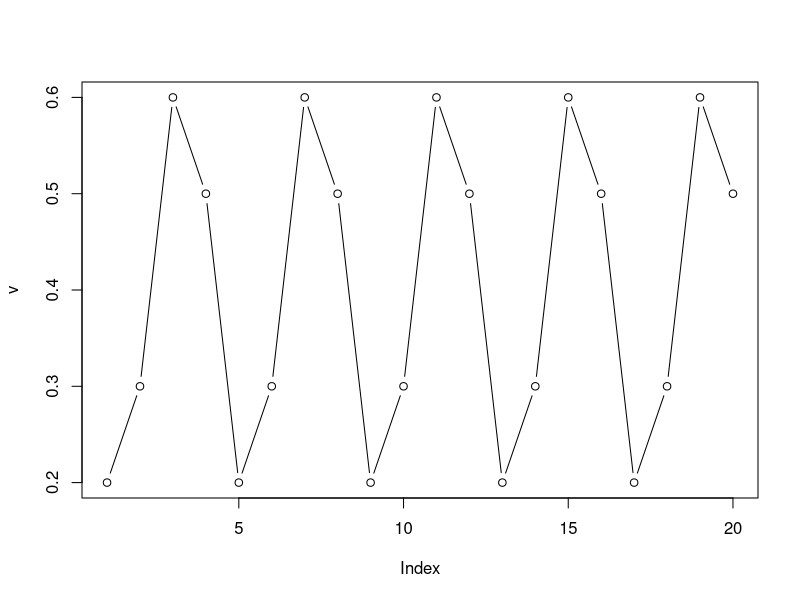
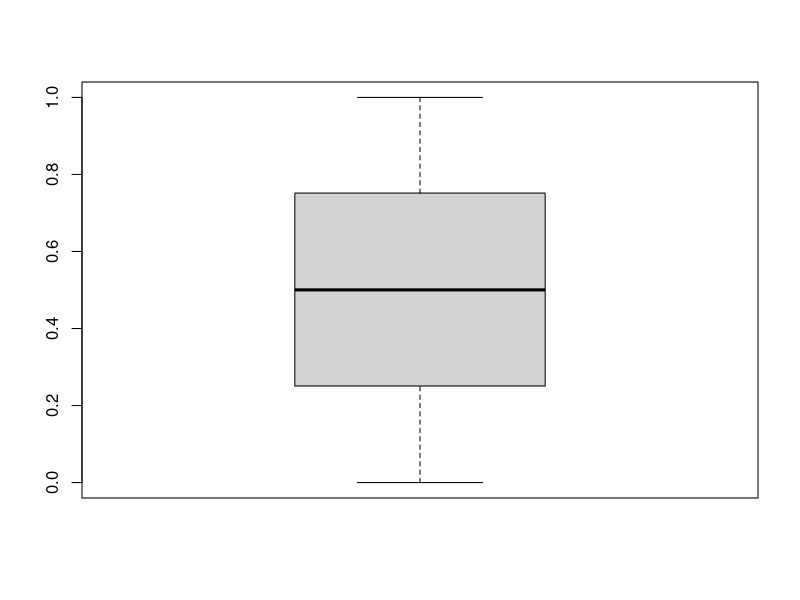
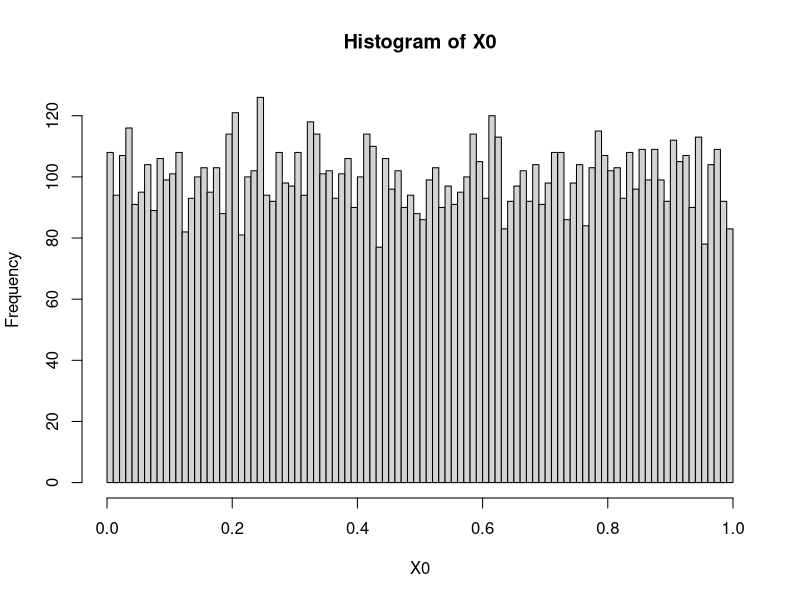
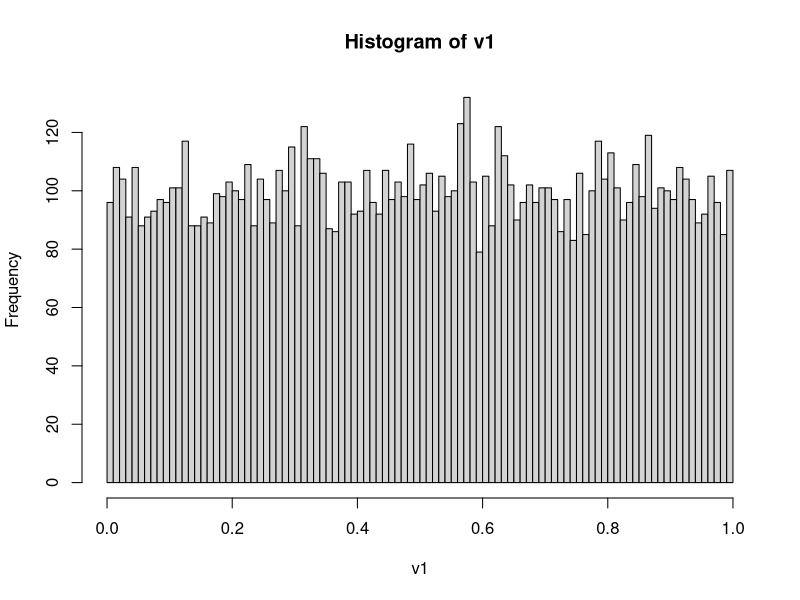
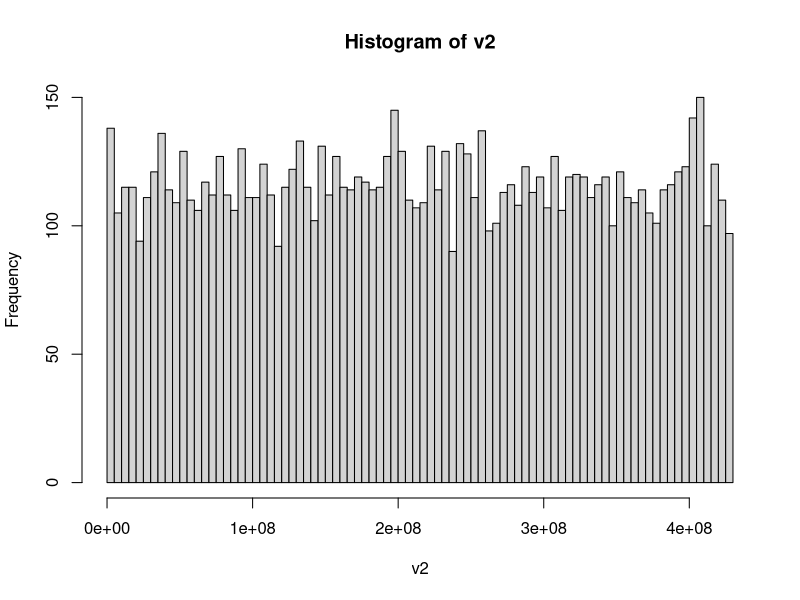
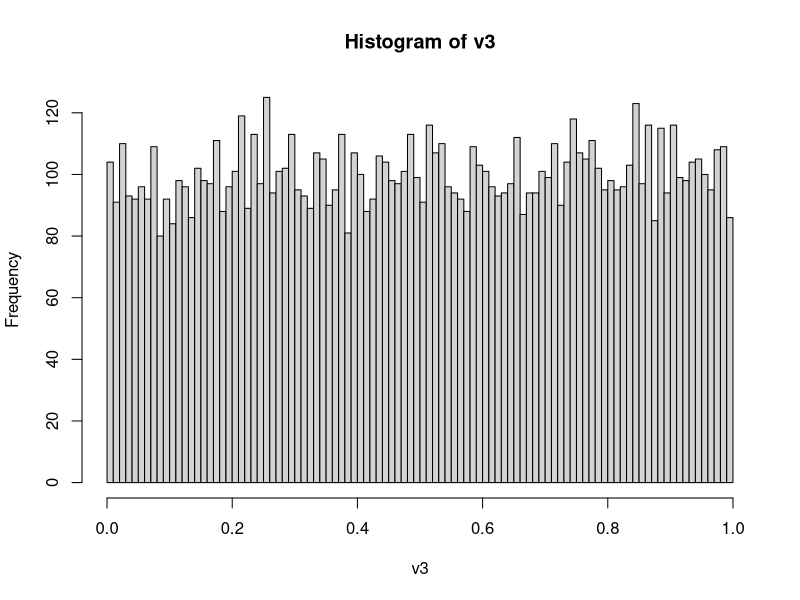
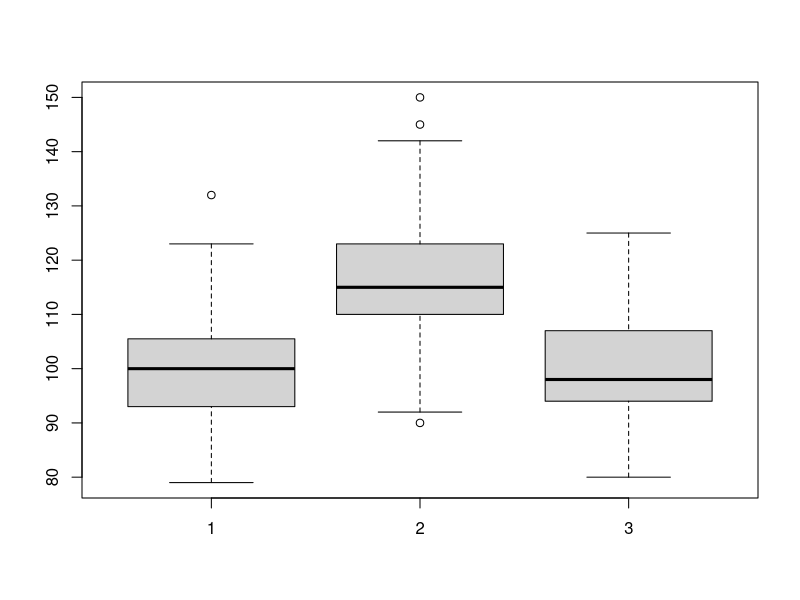
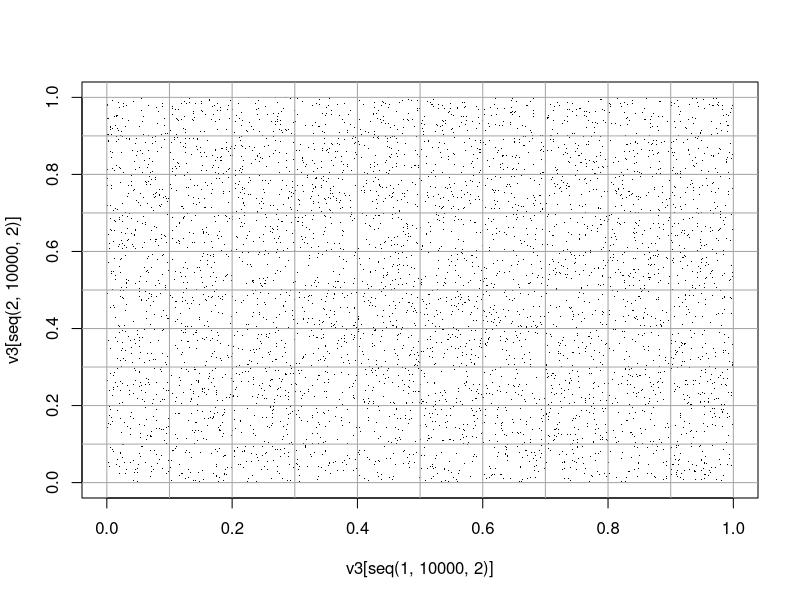

Recreate these plots in R, in order.
#Geradores congruenciais

#definamos:
#X_n+1=(A*X_n+B)%%m   
#Un= X_n/m          
# | X_0: valor inicial
# | A,B: numeros "grandes"

# m=10 ; A=10 ; B=17 ; X_0=2
X_p <- function(X_n) (103*X_n+17)%%10
X_p(5)

geradora <- function(n,X_0){
  X<- numeric(n)
  X[1]<- X_0
  for(i in 2:n){
    X_0 <- X_p(X_0)
    X[i] <- X_0
  }
  return(X/10)
}

v <- geradora(20, 2)
plot(v,type="b")

# m=2^31 ; A= 65539 ; B=0; X_0=2
X_p2 <- function(X_n) (65539*X_n)%%2^31
geradora2 <- function(n,X_i){
  X<- numeric(n)
  X[1]<- X_i
  for(i in 2:n){
    X_i <- X_p2(X_i)
    X[i] <- X_i
  }
  return(X/2^31)
}

v<-geradora2(1E5,2)
sum(duplicated(v))
boxplot(v)

X0 <- runif(1E4)
obj<- hist(X0,freq=T,breaks=100)
obj$counts

# m=2^32 ; A=1664525 ; B= 1013904223 ; X_0=2

X_p3 <- function(X_n) (1664525*X_n+1013904223)%%2^32
geradora3 <- function(n,X_i){
  X<- numeric(n)
  X[1]<- X_i
  for(i in 2:n){
    X_i <- X_p3(X_i)
    X[i] <- X_i
  }
  return(X/10)
}
v1 <- geradora2(1E4,2)
v2<-geradora3(1E4,2)

#runif
set.seed(666)
v3 <- runif(1E4)
obj1<- hist(v1,breaks=100)
obj2<- hist(v2,breaks=100)
obj3 <- hist(v3,breaks=100)

c1 <- obj1$counts
c2<- obj2$counts
c3 <- obj3$counts
boxplot(c1,c2,c3)

v1 <- geradora2(2E4,2)
v2<-geradora3(2E4,2)

## AMOSTRA RUNIF ----
set.seed(666)
v3 <- runif(2E4)
#c3 <- hist(v3,breaks=100)$counts

plot(x=v3[seq(1,1E4,2)],y=v3[seq(2,1E4,2)],pch=".")
abline(h=seq(0,1,.1), v=seq(0,1,0.1),col="grey65")
cutPar <- cut(v3[(1:1E4)*2],breaks=0:10/10,include.lowest = T)
cutImp <- cut(v3[(1:1E4)*2-1],breaks=0:10/10,include.lowest = T)
tabela <- table(cutImp,cutPar)

## Grafico com o numero de pontos em cada casela
plot(x=v3[seq(1,1E4,2)],y=v3[seq(2,1E4,2)],pch=".")
pos<-seq(0.05,1,0.1)
for(i in 1:10){
  for(j in 1:10){
    text(pos[i],pos[j],labels=tabela[i,j],cex=0.85,font=2)
  }
}
abline(h=seq(0,1,.1), v=seq(0,1,0.1),col="grey65")
##

boxplot(tabela)

#####-------------------------------------------#####
#Teste de hipótese com a tabela de contingencia
#H0: variaveis independentes
#H1: as variaveis se relacionam de alguma forma
#estatistica de teste qui quadrado: 
#X2 = (soma de todas as caselas - valor esperado de cada casela)^2/valor esperado de cada casela
####--------------------------------------------#####

X2 <- sum((tabela-100)**2/100)
#pvalor
pchisq(107.22, df=99)
#p=0.73, portanto nao se rejeita H0

#funcao de distribuicao acumulada empirica
set.seed(666)
vet2 <- runif(1E3)
empirica <- ecdf(vet2)
plot(empirica,verticals=T)
curve(punif,from=0,to=1,add=T,lwd=2,col="blue")

#teste de komolgorov-smirnov
# com vet2
ks.test(vet2,"punif")
##

set.seed(666)
vet3 <- runif(50)
empirica3 <- ecdf(vet3)
plot(empirica3,verticals=T)
curve(punif,from=0,to=1,add=T,lwd=2,col="blue")

ks<-ks.test(vet3,punif)
ks$p.value

############
# -repetir 1000 vezes a geracao de amostras de n=50 valores
# da uniforme (das 3 funcoes geradoras) e fazer um histograma
# de densidade dos resultados
# -cores no grid quadrado


library(hexbin)
plot(hexbin(v3[(1:1E4)*2],v3[(1:1E4)*2-1]))